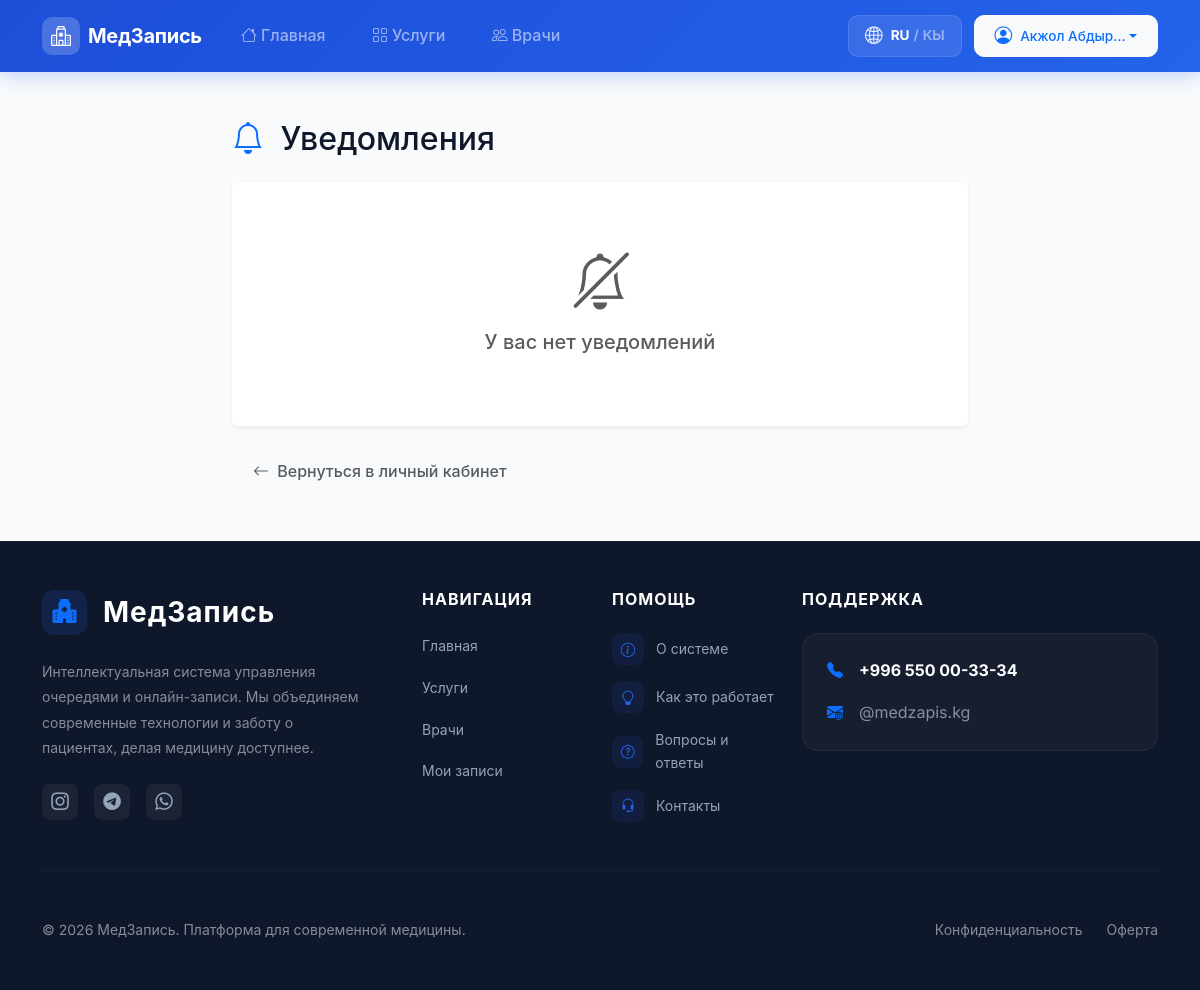
The page /notifications/ (signed in) on the database as committed earlier.
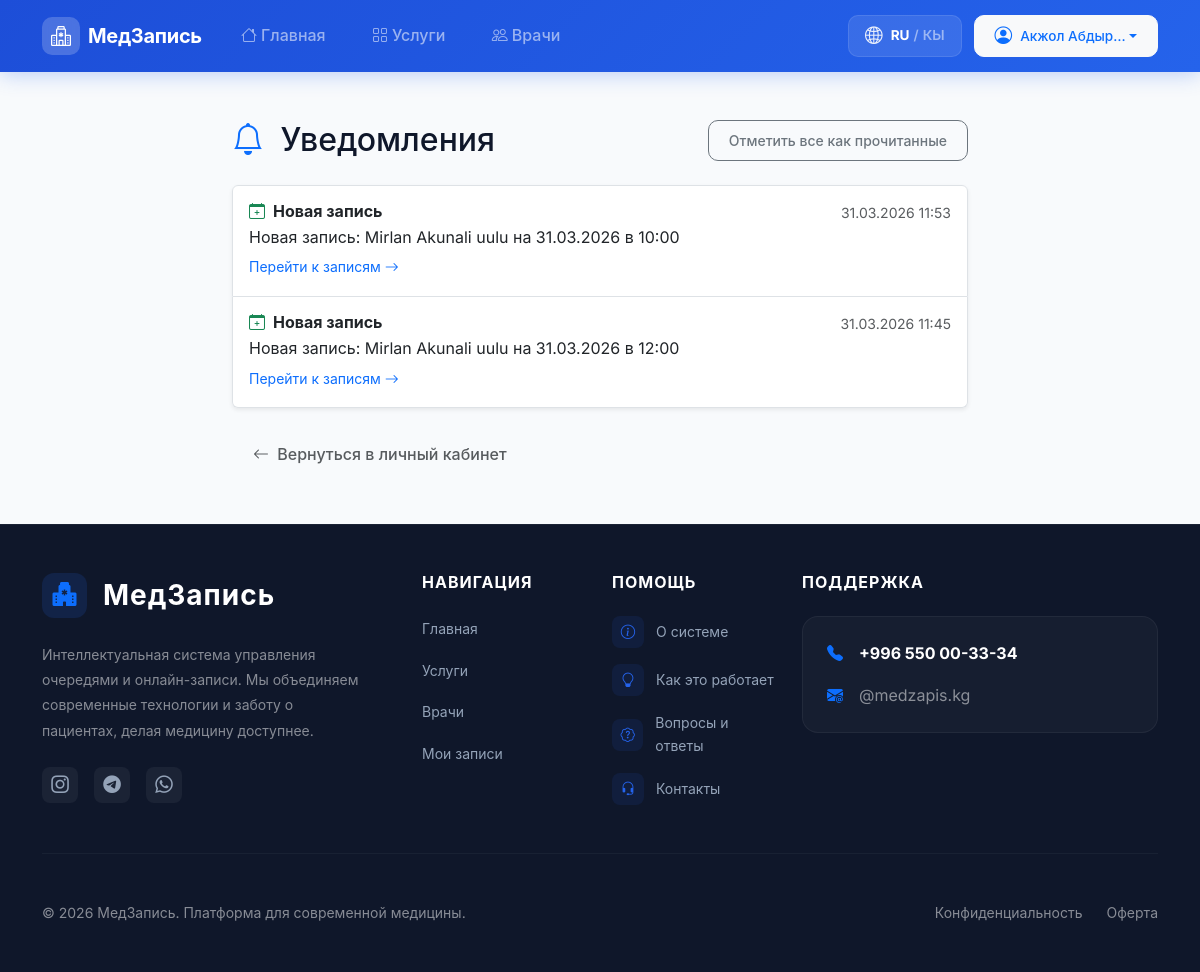
The same page on the database as committed later.
### queue_app/models.py (models this page shows, shortened)
class Notification(models.Model):
    TYPE_CHOICES = [
        ('new_appointment', 'Новая запись'),
        ('cancelled', 'Отмена записи'),
        ('status_update', 'Обновление статуса'),
        ('reminder', 'Напоминание'),
    ]
    user = models.ForeignKey(
        settings.AUTH_USER_MODEL,
        on_delete=models.CASCADE,
        related_name='notifications',
        verbose_name='Пользователь'
    )
    appointment = models.ForeignKey(
        Appointment,
        on_delete=models.CASCADE,
        null=True,
        blank=True,
        related_name='notifications',
        verbose_name='Запись'
    )
    notification_type = models.CharField(
        max_length=20,
        choices=TYPE_CHOICES,
        default='new_appointment',
        verbose_name='Тип'
    )
    message = models.TextField(verbose_name='Сообщение')
    is_read = models.BooleanField(default=False, verbose_name='Прочитано')
    created_at = models.DateTimeField(auto_now_add=True, verbose_name='Дата')
    class Meta:
        verbose_name = 'Уведомление'
        verbose_name_plural = 'Уведомления'
        ordering = ['-created_at']

### queue_app/views.py (the view)
# urls.py: path('notifications/', views.patient_notifications_view, name='patient_notifications'),
@login_required
def patient_notifications_view(request):
    notifications = Notification.objects.filter(
        user=request.user
    ).select_related('appointment').order_by('-created_at')[:50]
    return render(request, 'queue_app/notifications.html', {
        'notifications': notifications,
    })

### accounts/models.py (called while the page is built)
    def get_full_name(self):
        return f'{self.first_name} {self.last_name}'.strip() or self.username

### queue_app/context_processors.py (called while the page is built)
def notification_processor(request):
    if request.user.is_authenticated:
        unread_count = Notification.objects.filter(user=request.user, is_read=False).count()
        return {'unread_notifications_count': unread_count}
    return {'unread_notifications_count': 0}

### templates/queue_app/notifications.html (shortened to what this page needs)
{% extends 'base.html' %}
{% block content %}
<div class="container py-5">
    <div class="row justify-content-center">
        <div class="col-lg-8">
            <div class="d-flex align-items-center justify-content-between mb-4">
                <h2 class="mb-0"><i class="bi bi-bell text-primary me-2"></i>Уведомления</h2>
                {% if notifications %}
                <form action="{% url 'patient_mark_all_read' %}" method="post">
                    <button type="submit" class="btn btn-outline-secondary btn-sm">Отметить все как прочитанные</button>
                </form>
                {% endif %}
            </div>
            {% if notifications %}
            <div class="list-group shadow-sm">
                {% for n in notifications %}
                <div
                    class="list-group-item list-group-item-action p-3 {% if not n.is_read %}bg-light-subtle border-start border-primary border-4{% endif %}">
                    <div class="d-flex w-100 justify-content-between">
                        <h6 class="mb-1 fw-bold">
                            {% if n.notification_type == 'new_appointment' %}
                            <i class="bi bi-calendar-plus text-success me-2"></i>Новая запись
                            {% elif n.notification_type == 'cancelled' %}
                            <i class="bi bi-calendar-x text-danger me-2"></i>Отмена записи
                            {% elif n.notification_type == 'status_update' %}
                            <i class="bi bi-info-circle text-primary me-2"></i>Обновление статуса
                            {% else %}
                            <i class="bi bi-bell text-secondary me-2"></i>Уведомление
                            {% endif %}
                        </h6>
                        <small class="text-muted">{{ n.created_at|date:"d.m.Y H:i" }}</small>
                    </div>
                    <p class="mb-1 text-dark">{{ n.message }}</p>
                    {% if n.appointment %}
                    <a href="{% url 'my_appointments' %}" class="small text-decoration-none">
                        Перейти к записям <i class="bi bi-arrow-right"></i>
                    </a>
                    {% endif %}
                </div>
                {% endfor %}
            </div>
            {% else %}
            <div class="text-center py-5 card border-0 shadow-sm">
                <div class="card-body">
                    <i class="bi bi-bell-slash display-4 text-muted"></i>
                    <h5 class="mt-3 text-muted">У вас нет уведомлений</h5>
                </div>
            </div>
            {% endif %}
            <div class="mt-4">
                <a href="{% url 'my_appointments' %}" class="btn btn-link text-decoration-none text-muted">
                    <i class="bi bi-arrow-left me-1"></i>Вернуться в личный кабинет
                </a>
            </div>
        </div>
    </div>
</div>
{% endblock %}

Rows that differ between the two databases and show on the page:
added Notification: notification_type "new_appointment" (drawn), created_at "31.03.2026 11:53", message "Новая запись: Mirlan Akunali uulu на 31.03.2026 в 10:00", shows "Перейти к записям"
added Notification: notification_type "new_appointment" (drawn), created_at "31.03.2026 11:45", message "Новая запись: Mirlan Akunali uulu на 31.03.2026 в 12:00", shows "Перейти к записям"
Other text that changed with them:
text no longer shown: "У вас нет уведомлений"
text now shown: "Отметить все как прочитанные"
